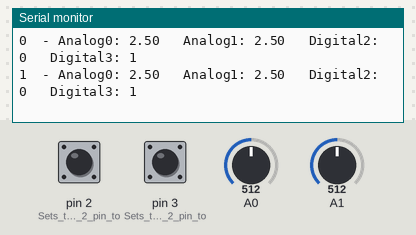
A sketch run on a simulated Arduino Uno, built with avr-gcc and run on an emulated ATmega328P. On the bench: the last lines printed to the serial monitor. The test bench sets the inputs (shaded band); at power-on: A0 = 512, A1 = 512, pin 2 (Sets_the_digital_2_pin_to) LOW, pin 3 (Sets_the_digital_2_pin_to) HIGH.

Above: at 1.7 s.
1.8 s: A0 set to 716
At 3.1 s:
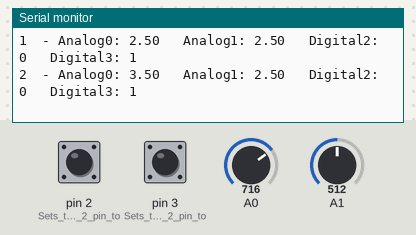
3.3 s: A1 set to 716
At 4.3 s:
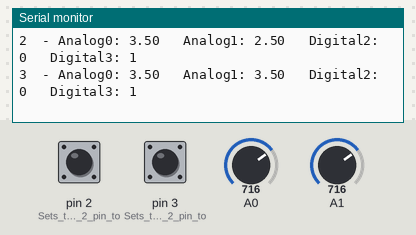
4.8 s: pin 2 (Sets_the_digital_2_pin_to) pulled HIGH for 1.2 s
At 6.0 s:
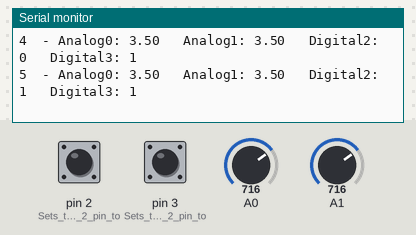
7.5 s: pin 3 (Sets_the_digital_2_pin_to) pulled LOW for 1.2 s
At 8.3 s:
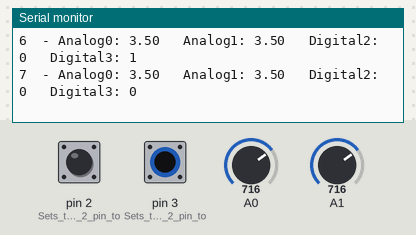
10.2 s: A0 set to 900
At 11.3 s:
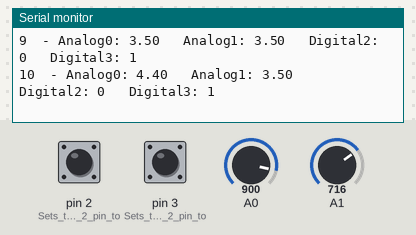
11.7 s: A1 set to 900
At 12.9 s:
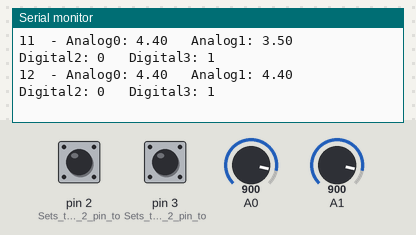
Timing chart, 0 to 14.2 s (numbered marks = the images above; inputs shaded):
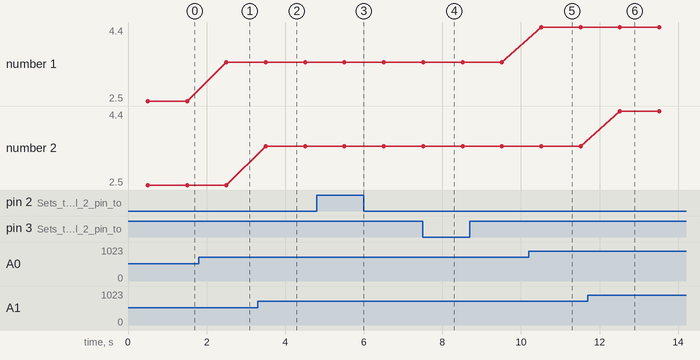

The sketch:

Test_Arduino_UNO.ino
```cpp
int counter = 0, analog0, analog1; //Create variables as integers
float analog0_volt, analog1_volt;  //Create variables as floating numbers.
boolean digital2, digital3;        //Create variables as boolean (HIGH or LOW, TRUE or FALSE)

void setup(){                //Setup. This section runs only once.
  Serial.begin(9600);        //Sets the communication speed between PC and Arduino Uno to 9600 baud.
  pinMode(2, INPUT);         //Sets the digital 2 pin to input mode (High impedance).
  pinMode(3, INPUT_PULLUP);  //Sets the digital 2 pin to input mode with "Pull Up" (High impedance and Normal High).
  delay(500);                //0.5 seconds break.
}                            //end of setup

void loop(){                       //Loop. This section runs in an unending loop.
  //Collect data from all the inputs
  analog0 = analogRead(A0);        //Reads data from analog port 0 and stores it in the variable "analog0".
  analog1 = analogRead(A1);        //Reads data from analog port 1 and stores it in the variable "analog1".
  digital2 = digitalRead(2);       //Reads data from digital port 2 and stores it in the variable "digital2".
  digital3 = digitalRead(3);       //Reads data from digital port 3 and stores it in the variable "digital3".
  //Note the difference between pin nubering in analog (Ax) and digital (x).

  //Convertion from digital value to voltage value
  analog0_volt = ((float)analog0 / 1023) * 5;   //Scales from 0-1023 (integers) to 0.0-5.0 (decimal numbers). 0=0V 1023=5V.
  analog1_volt = (analog1 / 1023.0) * 5;        //Does the same as the previous line. Notice the difference in the syntax.

  //Print out data to the monitor
  Serial.print(counter);           //Prints out the variable "counter".
  Serial.print("  - Analog0: ");   //Prints the text inside the brackets "__".
  Serial.print(analog0_volt);      //Prints out the variable "analog0_volt".
  Serial.print("   Analog1: ");    //Prints the text.
  Serial.print(analog1_volt);      //Prints out the variable "analog1_volt".
  Serial.print("   Digital2: ");   //Prints the text.
  Serial.print(digital2);          //Prints out the variable "digital2".
  Serial.print("   Digital3: ");   //Prints the text.
  Serial.println(digital3);        //Prints out the variable "digital3" and ends with a line shift.

  delay(1000);                     //Puts in a delay for 1000ms (1 second). Stop-whait1000ms-continue.
  counter++;                       //Increments the variable "counter" with 1. This is the same as "counter = counter + 1" ([NewValue] = [OldValue] + 1).
}
```

Measured:
- after the input at 1.8 s, the serial monitor: prints a new line after 0.70 s (image 1)
- after the input at 3.3 s, the serial monitor: prints a new line after 0.21 s (image 2)
- after the input at 4.8 s, the serial monitor: prints a new line after 0.71 s (image 3)
- after the input at 7.5 s, the serial monitor: prints a new line at once (image 4)
- after the input at 10.2 s, the serial monitor: prints a new line after 0.32 s (image 5)
- after the input at 11.7 s, the serial monitor: prints a new line after 0.82 s (image 6)
- plotted number 1: 2.5 → 3.5 after the input at 1.8 s, 3.5 → 4.4 after the input at 10.2 s
